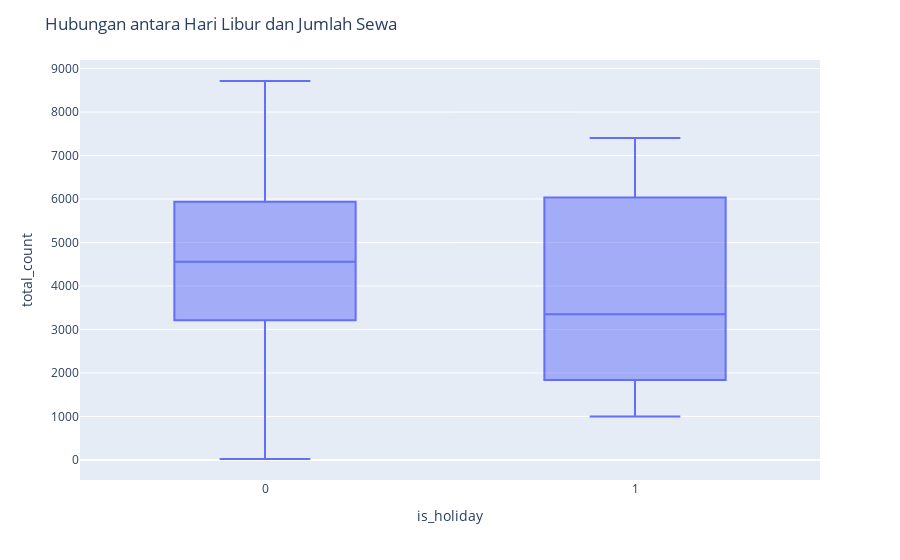

Notebook source saved alongside this figure:
### Markdown cell above
- Hubungan antar hari libur (is_holiday) dan jumlah sewa(total_count)

### Code cell
fig = px.box(df_day, x='is_holiday', y='total_count')
fig.update_layout(title='Hubungan antara Hari Libur dan Jumlah Sewa')
fig.show()

### Figure 1 — Plotly figure (JSON) as saved in the notebook; plotly's stock layout.template omitted (floating-point values rounded to 4 significant figures; data arrays with more than 128 entries replaced by an {"elided": "..."} marker saying what was removed)
{"data": [{"alignmentgroup": "True", "hovertemplate": "is_holiday=%{x}<br>total_count=%{y}<extra></extra>", "legendgroup": "", "marker": {"color": "#636efa"}, "name": "", "notched": false, "offsetgroup": "", "orientation": "v", "showlegend": false, "type": "box", "x": {"elided": "731 int values"}, "x0": " ", "xaxis": "x", "y": {"elided": "731 int values"}, "y0": " ", "yaxis": "y"}], "layout": {"boxmode": "group", "legend": {"tracegroupgap": 0}, "margin": {"t": 60}, "title": {"text": "Hubungan antara Hari Libur dan Jumlah Sewa"}, "xaxis": {"anchor": "y", "domain": [0, 1], "title": {"text": "is_holiday"}}, "yaxis": {"anchor": "x", "domain": [0, 1], "title": {"text": "total_count"}}}}
